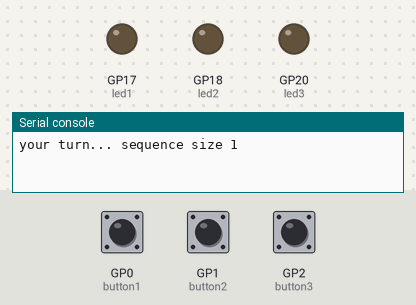
This program was run on a simulated Raspberry Pi Pico running CircuitPython. Shown: output pins drawn as LEDs (lit = HIGH), the last lines printed to the serial console. The test bench sets the inputs (shaded band); at power-on: GP0 (button1) HIGH, GP1 (button2) HIGH, GP2 (button3) HIGH. Random numbers come from a fixed seed.

Above: at 1.2 s.
1.3 s: GP0 (button1) pulled LOW for 0.15 s
At 2.3 s:
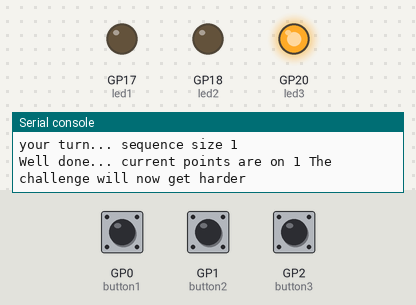
3.9 s: GP1 (button2) pulled LOW for 3.2 s
At 5.6 s:
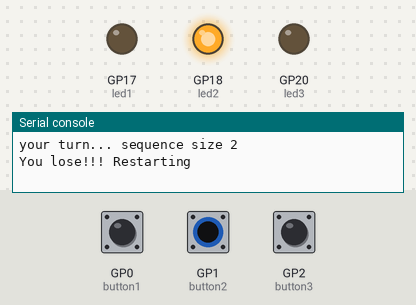
9.9 s: GP1 (button2) pulled LOW for 1 s
At 12.0 s:
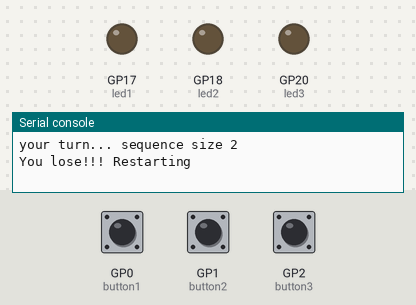
13.1 s: GP1 (button2) pulled LOW for 0.15 s
At 14.1 s:
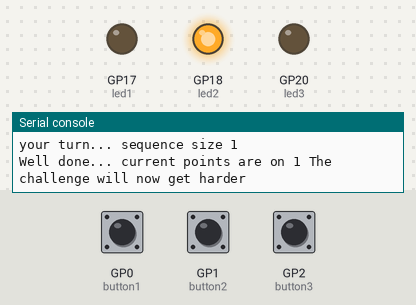
Timing chart, 0 to 16.7 s (numbered marks = the images above; inputs shaded):
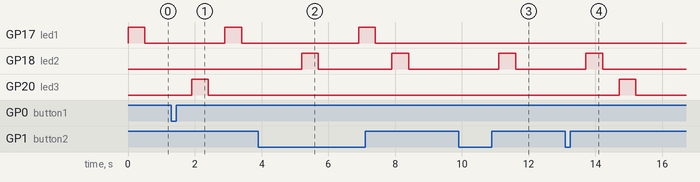

Measured:
- after the input at 1.3 s, GP17 (led1): LOW → HIGH after 1.6 s, → LOW 0.50 s later; GP20 (led3): LOW → HIGH after 0.60 s, → LOW 0.50 s later
- after the input at 3.9 s, GP17 (led1): LOW → HIGH after 3.0 s, → LOW 0.50 s later; GP18 (led2): alternates HIGH for 0.50 s and LOW for 2.2 s, starting after 1.3 s
- after the input at 9.9 s, GP18 (led2): LOW → HIGH after 1.2 s, → LOW 0.50 s later
- after the input at 13.1 s, GP18 (led2): LOW → HIGH after 0.61 s, → LOW 0.50 s later; GP20 (led3): LOW → HIGH after 1.6 s, → LOW 0.50 s later

The program:

task_4_game.py
```python
"""
Disclaimer, this code uses a different method to the demo code

"""
import board
import digitalio
import time
import random

#initialise the LEDs
led1 = digitalio.DigitalInOut(board.GP17)
led2 = digitalio.DigitalInOut(board.GP18)
led3 = digitalio.DigitalInOut(board.GP20)

led1.direction = digitalio.Direction.OUTPUT
led2.direction = digitalio.Direction.OUTPUT
led3.direction = digitalio.Direction.OUTPUT

#initialise the buttons
button1 = digitalio.DigitalInOut(board.GP0)
button2 = digitalio.DigitalInOut(board.GP1)
button3 = digitalio.DigitalInOut(board.GP2)
button1.direction = digitalio.Direction.INPUT
button1.pull = digitalio.Pull.UP
button2.direction = digitalio.Direction.INPUT
button2.pull = digitalio.Pull.UP
button3.direction = digitalio.Direction.INPUT
button3.pull = digitalio.Pull.UP

#place into neat arrays
LEDS=[led1,led2,led3]
buttons=[button1,button2,button3]

def get_sequence(length): #make a squence
    sequence=[]
    for j in range(length):
        sequence.append(random.choice([i for i in range(len(buttons))])) #pick the indices of the buttons
    return sequence

def get_buttons():
   return [not button.value for button in buttons]

def play_sequence(seq):
    for num in seq:
        LEDS[num].value=True
        time.sleep(0.5)
        LEDS[num].value=False
        time.sleep(0.5)

def check_answer(sequence,user):
    correct=0
    for i in range(len(sequence)):
        if sequence[i]==user[i]:
            correct+=1
    return correct==len(sequence)

resting_state=get_buttons()
points=0
round_=1
waiting=False
record=[]
sequence=[]
while True:
    pressed=get_buttons()
    if not waiting: #play the sequence
        sequence=get_sequence(round_)
        play_sequence(sequence)
        waiting=True
        print("your turn... sequence size",round_)
    else:
        if sum(resting_state)!=sum(pressed): #if pressed
            ind=0
            if pressed[0]: ind=0
            elif pressed[1]: ind=1
            elif pressed[2]: ind=2
            record.append(ind)
            time.sleep(0.5) #give time to get finger off the button

        if len(record)==len(sequence):#check once the code is done
            result=check_answer(sequence,record)
            sequence=[]
            record=[]
            if result:
                points+=1
                print("Well done... current points are on",points,"The challenge will now get harder")
                round_+=1
                waiting=False
            else:
                print("You lose!!! Restarting")
                round_=1
                points=0
                waiting=False

    time.sleep(0.1)
```
